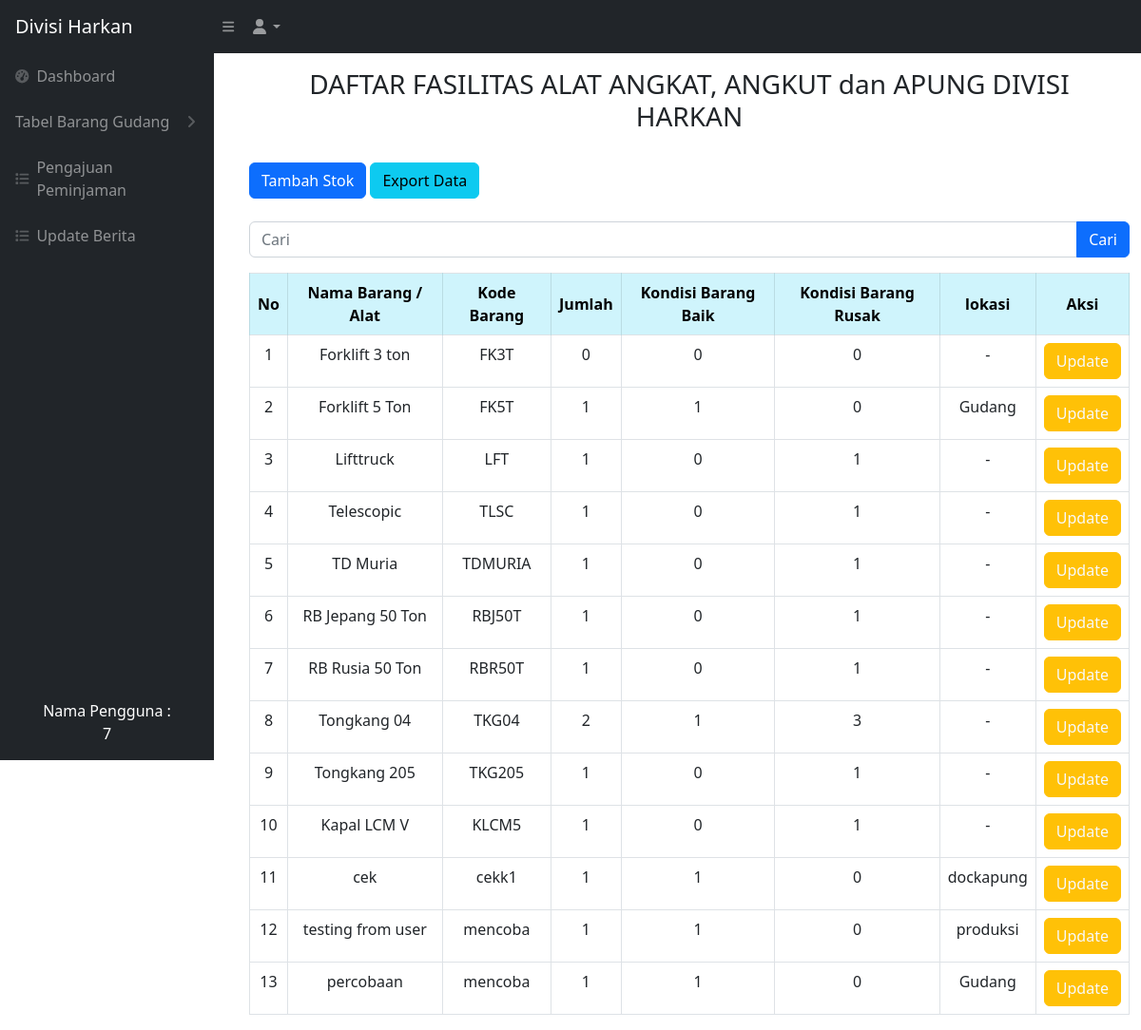
Screenshot of /user/user_angkut_apung.php (signed in) with the database file from the repository.
### tables this page shows
CREATE TABLE `barang_angkut_apung` (
  `idbarang` int NOT NULL,
  `namabarang` varchar(512) NOT NULL,
  `kodebarang` varchar(100) NOT NULL,
  `jumlah` int NOT NULL,
  `baik` int NOT NULL,
  `rusak` int NOT NULL,
  `lokasi` varchar(512) NOT NULL,
  `kategori_id` int NOT NULL
);

### user/user_angkut_apung.php (the view, shortened to what this page needs)
<?php
require '../controller/koneksi.php';
$query = "SELECT * FROM barang_angkut_apung";
?>
<!DOCTYPE html>
<html lang="en">
<head>
    <link href="../css/styles.css" rel="stylesheet" />
</head>
<?php include 'user_sidebar.php' ?>
<br>
<br>
<body>
    <main id="main-content" class="<?= isset($_GET['sidebarClosed']) ? '' : 'main-with-sidebar' ?>">
        <div class="container-fluid px-4">
            <h3 class="mt-4 text-center">DAFTAR FASILITAS ALAT ANGKAT, ANGKUT dan APUNG DIVISI HARKAN</h3>
        </div>
        <br>
        <div class="container -fluid">
            <div class="card-mb-4">
                <button type="button" class="btn btn-primary" data-bs-toggle="modal" data-bs-target="#myModal">
                    Tambah Stok
                </button>
                <a href="../export_angkut_apung.php" class="btn btn-info">Export Data</a>
                <br>
                <br>
                <form action="user_angkut_apung.php" method="GET">
                    <div class="input-group mb-3">
                        <input type="text" value="" class="form-control" placeholder="Cari" name="cari">
                        <br>
                        <button type="submit" class="btn btn-primary">Cari</button>
                    </div>
                </form>
                <div class="card-body">
                    <div class="table table-responsive">
                        <table class="table table-bordered" id="dataTable" width="100" cellspacing="0">
                            <thead>
                                <tr>
                                    <th class="table-info text-center align-middle">No</th>
                                    <th class="table-info text-center align-middle">Nama Barang / Alat</th>
                                    <th class="table-info text-center align-middle">Kode Barang</th>
                                    <th class="table-info text-center align-middle">Jumlah</th>
                                    <th class="table-info text-center align-middle">Kondisi Barang Baik</th>
                                    <th class="table-info text-center align-middle">Kondisi Barang Rusak</th>
                                    <th class="table-info text-center align-middle">lokasi</th>
                                    <th class="table-info text-center align-middle">Aksi</th>
                                </tr>
                            </thead>
                            <tbody>
                                <?php
                                $i = 1;
                                $ambilsemuadatabarang = mysqli_query($conn, $query);
                                while ($data = mysqli_fetch_array($ambilsemuadatabarang)) {
                                    $namabarang = $data['namabarang'];
                                    $kodebarang = $data['kodebarang'];
                                    $jumlah = $data['jumlah'];
                                    $barangbaik = $data['baik'];
                                    $barangrusak = $data['rusak'];
                                    $lokasi = $data['lokasi'];
                                    $idb = $data['idbarang'];
                                ?>
                                    <tr>
                                        <td style="text-align: center;"><?= $i++ ?></td>
                                        <td style="text-align: center;"><?= $namabarang ?></td>
                                        <td style="text-align: center;"><?= $kodebarang ?></td>
                                        <td style="text-align: center;"><?= $jumlah ?></td>
                                        <td style="text-align: center;"><?= $barangbaik ?></td>
                                        <td style="text-align: center;"><?= $barangrusak ?></td>
                                        <td style="text-align: center;"><?= $lokasi ?></td>
                                        <td style="text-align: center;">
                                            <button type="button" class="btn btn-warning text-light" data-bs-toggle="modal" data-bs-target="#edit<?= $idb; ?>">
                                                Update
                                        </td>
                                    </tr>
                                <?php
                                };
                                ?>
                            </tbody>
                        </table>
    </main>
</body>
</html>

### rows the page displays
barang_angkut_apung: namabarang "Forklift 3 ton", kodebarang "FK3T", jumlah "0", baik "0", rusak "0", lokasi "-"
barang_angkut_apung: namabarang "Forklift 5 Ton", kodebarang "FK5T", jumlah "1", baik "1", rusak "0", lokasi "Gudang"
barang_angkut_apung: namabarang "Lifttruck", kodebarang "LFT", jumlah "1", baik "0", rusak "1", lokasi "-"
barang_angkut_apung: namabarang "Telescopic", kodebarang "TLSC", jumlah "1", baik "0", rusak "1", lokasi "-"
barang_angkut_apung: namabarang "TD Muria", kodebarang "TDMURIA", jumlah "1", baik "0", rusak "1", lokasi "-"
barang_angkut_apung: namabarang "RB Jepang 50 Ton", kodebarang "RBJ50T", jumlah "1", baik "0", rusak "1", lokasi "-"
barang_angkut_apung: namabarang "RB Rusia 50 Ton", kodebarang "RBR50T", jumlah "1", baik "0", rusak "1", lokasi "-"
barang_angkut_apung: namabarang "Tongkang 04", kodebarang "TKG04", jumlah "2", baik "1", rusak "3", lokasi "-"
barang_angkut_apung: namabarang "Tongkang 205", kodebarang "TKG205", jumlah "1", baik "0", rusak "1", lokasi "-"
barang_angkut_apung: namabarang "Kapal LCM V", kodebarang "KLCM5", jumlah "1", baik "0", rusak "1", lokasi "-"
barang_angkut_apung: namabarang "cek", kodebarang "cekk1", jumlah "1", baik "1", rusak "0", lokasi "dockapung"
barang_angkut_apung: namabarang "testing from user", kodebarang "mencoba", jumlah "1", baik "1", rusak "0", lokasi "produksi"
barang_angkut_apung: namabarang "percobaan", kodebarang "mencoba", jumlah "1", baik "1", rusak "0", lokasi "Gudang"

### other values shown
$_SESSION['nama'] "7"
